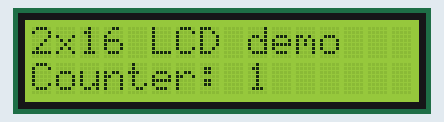
Recording of a program running on a simulated ESP32 board running MicroPython. On the bench: 16×2 character LCD. What the program prints to the serial console is not drawn.

Above: at 0.1 s.
At 4.2 s:
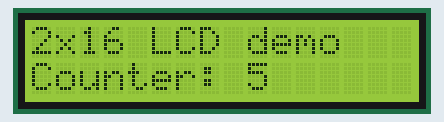
At 9.3 s:
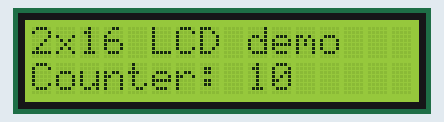
At 19.6 s:
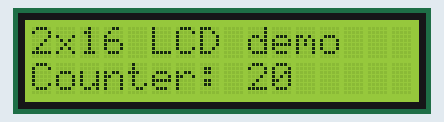
At 28.8 s:
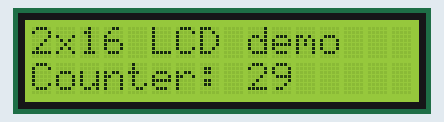
At 39.0 s:
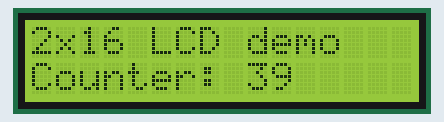

The program:

uP_-_09.10_-_lcd_i2c_test.py
```python
'''
 09.10 - Use the 2x16 LCD screen with the PCF8574 I2C backpack (hardware I2C)

 This sketch shows how to display text in a 2X16 LCD display. This display uses
 the PCF8574 I2C backpack instead of the native parallel connection to save on pins.


 Components
 ----------
  - ESP32
  - 2x16 LCD (such as the HD44780) with the PCF8574 backpack.
  -     GND --> GND
  -     VCC --> 5V
  -     SDA --> GPIO 19 (HW SDA ID 0)
  -     SCL --> GPIO 18 (HW SCL ID 0)
  - Wires
  - Breadboard

 Documentation:
 * Pins and GPIO: https://micropython-docs-esp32.readthedocs.io/en/esp32_doc/esp32/quickref.html#pins-and-gpio
 * sleep: http://docs.micropython.org/en/latest/library/utime.html?highlight=utime%20sleep#utime.sleep
 * String formatting operator: https://python-reference.readthedocs.io/en/latest/docs/str/formatting.html
 * I2C: https://docs.micropython.org/en/latest/library/machine.I2C.html?highlight=softi2c#class-i2c-a-two-wire-serial-protocol
 * Hardware I2C on ESP32: https://docs.micropython.org/en/latest/esp32/quickref.html#hardware-i2c-bus

 Requires:
 * lcd_api.py: https://github.com/dhylands/python_lcd/blob/master/lcd/lcd_api.py
 * esp8266_i2c_lcd.py: https://github.com/dhylands/python_lcd/blob/master/lcd/esp8266_i2c_lcd.py

 Course:
 MicroPython with the ESP32
 https://techexplorations.com

'''

from machine import I2C, Pin
import esp8266_i2c_lcd as esp8266_lcd
from time import sleep

#DEFAULT_I2C_ADDR = 0x27

i2c = I2C(0)    # Using hardware I2C channel 0

lcd = esp8266_lcd.I2cLcd(i2c, esp8266_lcd.DEFAULT_I2C_ADDR, 2, 16)

lcd.clear()

counter = 0

while True:
    lcd.move_to(0, 0)
    lcd.putstr("2x16 LCD demo")
    lcd.move_to(0, 1)

    counter = counter + 1
    lcd.putstr("Counter: %d" % (counter))
    print("Counter: %d" % (counter))
    sleep(1)
```

Measured:
- what the display in image 0 shows lasts 1.0 s, from 0.1 s to 1.1 s
